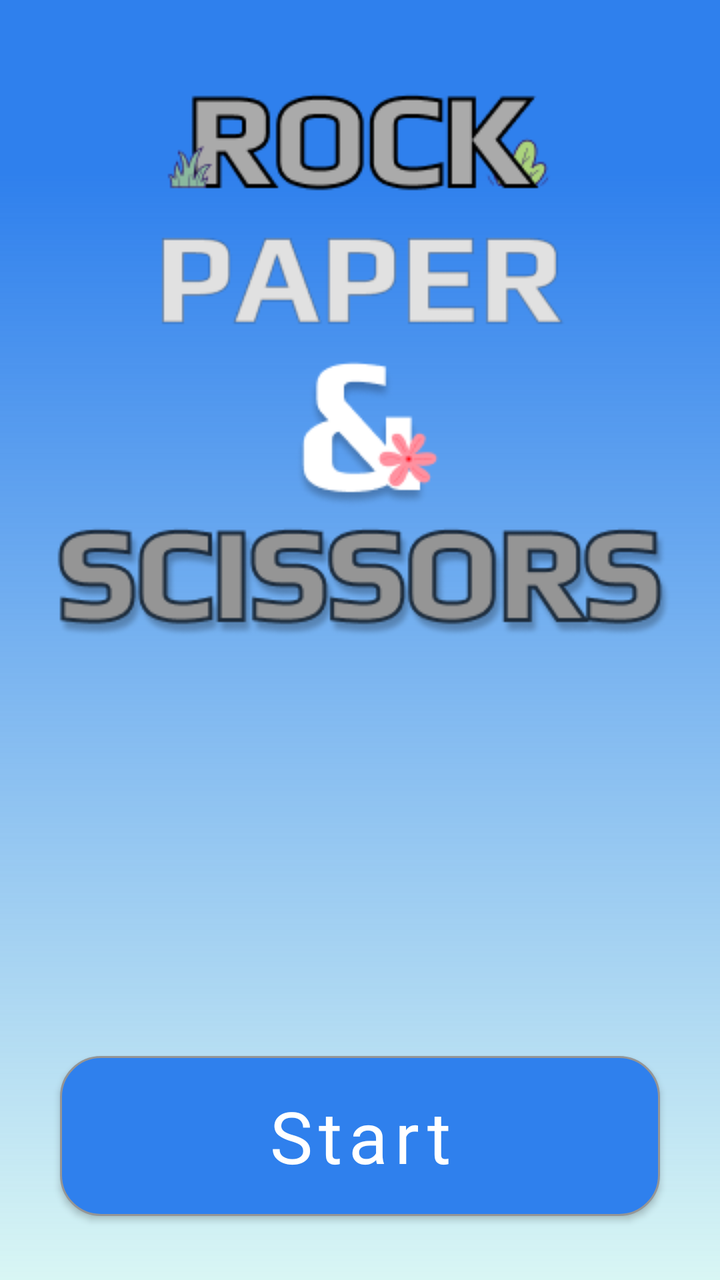
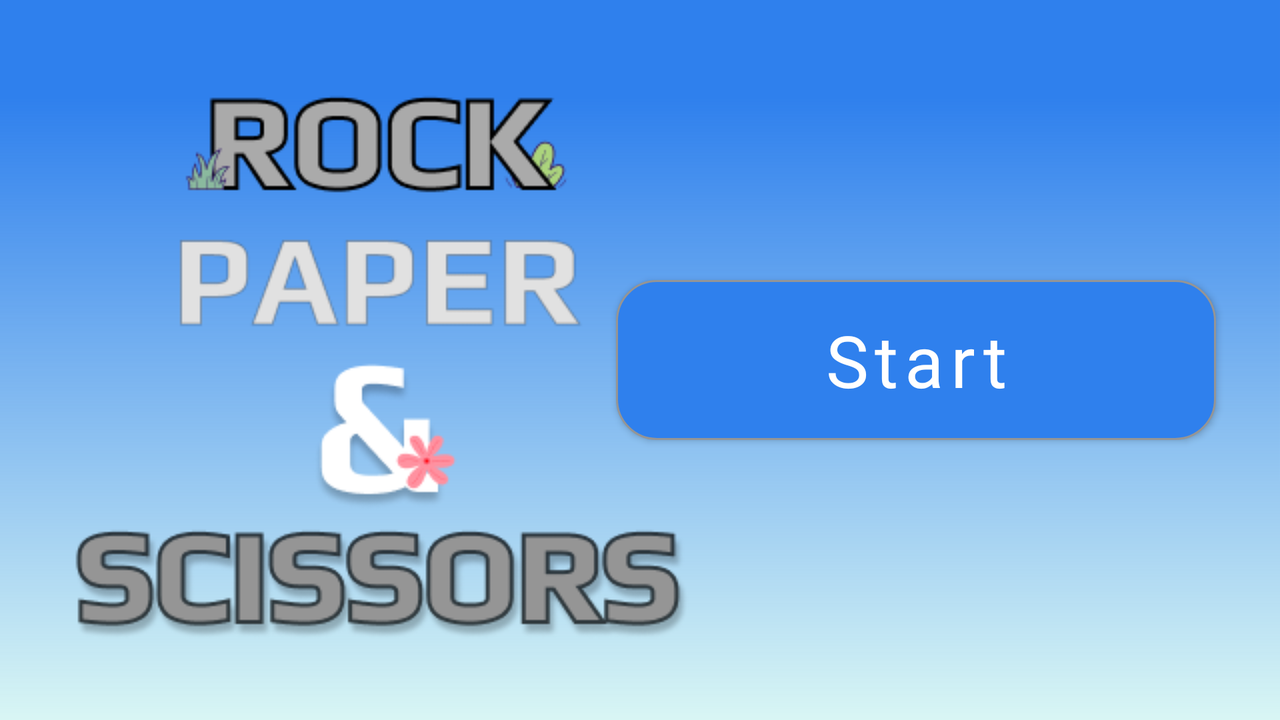

First picture: res/layout/ on a phone held upright. Second picture: the repository's own variant of that layout, on a device whose configuration matches the variant's folder. Source for both follows.
<!-- AndroidManifest.xml: application theme Theme.RockPaperScissorsKotlin -->
<!-- res/layout/fragment_start.xml -->
<?xml version="1.0" encoding="utf-8"?>
<androidx.constraintlayout.widget.ConstraintLayout xmlns:android="http://schemas.android.com/apk/res/android"
    xmlns:app="http://schemas.android.com/apk/res-auto"
    xmlns:tools="http://schemas.android.com/tools"
    android:layout_width="match_parent"
    android:layout_height="match_parent"
    android:background="@drawable/background"
    tools:context=".view.activities.main_activity.fragments.StartScreenFragment">

    <ImageView
        android:id="@+id/title_iv"
        android:layout_width="wrap_content"
        android:layout_height="wrap_content"
        android:scaleType="centerInside"
        android:src="@drawable/title"
        app:layout_constraintEnd_toEndOf="parent"
        app:layout_constraintStart_toStartOf="parent"
        app:layout_constraintTop_toTopOf="@+id/guideline3" />

    <Button
        android:id="@+id/start_btn"
        android:layout_width="@dimen/big_btn_width"
        android:layout_height="@dimen/big_btn_height"
        android:background="@drawable/btn_background"
        android:fontFamily="@font/play_bold"
        android:textAllCaps="false"
        android:textSize="@dimen/big_btn_textSize"
        app:backgroundTint="@null"
        app:layout_constraintBottom_toTopOf="@+id/guideline2"
        app:layout_constraintEnd_toEndOf="parent"
        app:layout_constraintStart_toStartOf="parent"
        android:text="@string/start" />

    <androidx.constraintlayout.widget.Guideline
        android:id="@+id/guideline3"
        android:layout_width="wrap_content"
        android:layout_height="wrap_content"
        android:orientation="horizontal"
        app:layout_constraintGuide_percent="0.05" />

    <androidx.constraintlayout.widget.Guideline
        android:id="@+id/guideline2"
        android:layout_width="wrap_content"
        android:layout_height="wrap_content"
        android:orientation="horizontal"
        app:layout_constraintGuide_percent="0.95" />


</androidx.constraintlayout.widget.ConstraintLayout>
<!-- resources referenced by this layout -->
<resources>
  <dimen name="big_btn_height">80dp</dimen>
  <dimen name="big_btn_textSize">36sp</dimen>
  <dimen name="big_btn_width">300dp</dimen>
  <!-- drawable background (drawable) -->
  <vector xmlns:android="http://schemas.android.com/apk/res/android"
      xmlns:aapt="http://schemas.android.com/aapt"
      android:width="414dp"
      android:height="896dp"
      android:viewportWidth="414"
      android:viewportHeight="896">
    <path
        android:pathData="M0,0h414v896h-414z">
      <aapt:attr name="android:fillColor">
        <gradient 
            android:startY="0"
            android:startX="207"
            android:endY="896"
            android:endX="207"
            android:type="linear">
          <item android:offset="0.135417" android:color="#FF2F80ED"/>
          <item android:offset="1" android:color="#3032CEC5"/>
        </gradient>
      </aapt:attr>
    </path>
  </vector>
  <!-- drawable btn_background (drawable) -->
  <?xml version="1.0" encoding="utf-8"?>
  <shape xmlns:android="http://schemas.android.com/apk/res/android">
  
      <solid android:color="@color/btn_background"/>
      <stroke android:width="1dp" android:color="@color/btn_stroke_color"/>
      <corners android:radius="20dp"/>
  
  </shape>
  <!-- drawable title: png bitmap (drawable, 30206 bytes) -->
  <string name="start">Start</string>
  <style name="Theme.RockPaperScissorsKotlin" parent="Theme.MaterialComponents.DayNight.NoActionBar">
          
          <item name="colorPrimary">@color/text_color_light</item>
          <item name="colorPrimaryVariant">@color/text_color_dark</item>
          <item name="colorOnPrimary">@color/white</item>
          
          <item name="colorSecondary">@color/teal_200</item>
          <item name="colorSecondaryVariant">@color/teal_700</item>
          <item name="colorOnSecondary">@color/black</item>
          
          <item name="android:statusBarColor" tools:targetApi="l">?attr/colorPrimaryVariant</item>
          
      </style>
  <color name="btn_background">#2F80ED</color>
  <color name="btn_stroke_color">#959595</color>
  <color name="text_color_light">#C0E0DE</color>
  <color name="text_color_dark">#2F80ED</color>
  <color name="white">#FFFFFFFF</color>
  <color name="teal_200">#FF03DAC5</color>
  <color name="teal_700">#FF018786</color>
  <color name="black">#FF000000</color>
</resources>
<!-- res/layout-land/fragment_start.xml (the repository's variant of the layout above) -->
<!-- drawn on the phone turned sideways -->
<?xml version="1.0" encoding="utf-8"?>
<androidx.constraintlayout.widget.ConstraintLayout xmlns:android="http://schemas.android.com/apk/res/android"
    xmlns:app="http://schemas.android.com/apk/res-auto"
    xmlns:tools="http://schemas.android.com/tools"
    android:layout_width="match_parent"
    android:layout_height="match_parent"
    android:background="@drawable/background"
    tools:context=".view.activities.main_activity.fragments.StartScreenFragment">

    <ImageView
        android:id="@+id/title_iv"
        android:layout_width="wrap_content"
        android:layout_height="wrap_content"
        android:scaleType="centerInside"
        android:src="@drawable/title"
        app:layout_constraintBottom_toBottomOf="parent"
        app:layout_constraintStart_toStartOf="@+id/guideline4"
        app:layout_constraintTop_toTopOf="parent" />

    <Button
        android:id="@+id/start_btn"
        android:layout_width="@dimen/big_btn_width"
        android:layout_height="@dimen/big_btn_height"
        android:background="@drawable/btn_background"
        android:fontFamily="@font/play_bold"
        android:textAllCaps="false"
        android:textSize="@dimen/big_btn_textSize"
        app:backgroundTint="@null"
        app:layout_constraintBottom_toBottomOf="parent"
        app:layout_constraintEnd_toStartOf="@+id/guideline5"
        app:layout_constraintTop_toTopOf="parent"
        android:text="@string/start" />

    <androidx.constraintlayout.widget.Guideline
        android:id="@+id/guideline4"
        android:layout_width="wrap_content"
        android:layout_height="wrap_content"
        android:orientation="vertical"
        app:layout_constraintGuide_percent="0.05" />

    <androidx.constraintlayout.widget.Guideline
        android:id="@+id/guideline5"
        android:layout_width="wrap_content"
        android:layout_height="wrap_content"
        android:orientation="vertical"
        app:layout_constraintGuide_percent="0.95" />

</androidx.constraintlayout.widget.ConstraintLayout>
